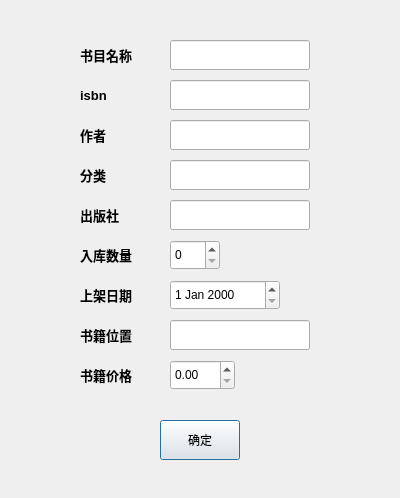
<?xml version="1.0" encoding="UTF-8"?>
<ui version="4.0">
 <class>insertBook</class>
 <widget class="QDialog" name="insertBook">
  <property name="geometry">
   <rect>
    <x>0</x>
    <y>0</y>
    <width>400</width>
    <height>498</height>
   </rect>
  </property>
  <property name="windowTitle">
   <string>书籍录入</string>
  </property>
  <widget class="QLabel" name="titleText">
   <property name="geometry">
    <rect>
     <x>80</x>
     <y>40</y>
     <width>65</width>
     <height>30</height>
    </rect>
   </property>
   <property name="font">
    <font>
     <pointsize>10</pointsize>
     <weight>75</weight>
     <bold>true</bold>
    </font>
   </property>
   <property name="text">
    <string>书目名称</string>
   </property>
  </widget>
  <widget class="QLabel" name="titleText_2">
   <property name="geometry">
    <rect>
     <x>80</x>
     <y>80</y>
     <width>65</width>
     <height>30</height>
    </rect>
   </property>
   <property name="font">
    <font>
     <pointsize>10</pointsize>
     <weight>75</weight>
     <bold>true</bold>
    </font>
   </property>
   <property name="acceptDrops">
    <bool>false</bool>
   </property>
   <property name="text">
    <string>isbn</string>
   </property>
  </widget>
  <widget class="QLabel" name="titleText_3">
   <property name="geometry">
    <rect>
     <x>80</x>
     <y>200</y>
     <width>65</width>
     <height>30</height>
    </rect>
   </property>
   <property name="font">
    <font>
     <pointsize>10</pointsize>
     <weight>75</weight>
     <bold>true</bold>
    </font>
   </property>
   <property name="text">
    <string>出版社</string>
   </property>
  </widget>
  <widget class="QLabel" name="titleText_4">
   <property name="geometry">
    <rect>
     <x>80</x>
     <y>120</y>
     <width>65</width>
     <height>30</height>
    </rect>
   </property>
   <property name="font">
    <font>
     <pointsize>10</pointsize>
     <weight>75</weight>
     <bold>true</bold>
    </font>
   </property>
   <property name="text">
    <string>作者</string>
   </property>
  </widget>
  <widget class="QLabel" name="titleText_5">
   <property name="geometry">
    <rect>
     <x>80</x>
     <y>160</y>
     <width>65</width>
     <height>30</height>
    </rect>
   </property>
   <property name="font">
    <font>
     <pointsize>10</pointsize>
     <weight>75</weight>
     <bold>true</bold>
    </font>
   </property>
   <property name="text">
    <string>分类</string>
   </property>
  </widget>
  <widget class="QLabel" name="titleText_6">
   <property name="geometry">
    <rect>
     <x>80</x>
     <y>240</y>
     <width>65</width>
     <height>30</height>
    </rect>
   </property>
   <property name="font">
    <font>
     <pointsize>10</pointsize>
     <weight>75</weight>
     <bold>true</bold>
    </font>
   </property>
   <property name="text">
    <string>入库数量</string>
   </property>
  </widget>
  <widget class="QLabel" name="titleText_7">
   <property name="geometry">
    <rect>
     <x>80</x>
     <y>280</y>
     <width>65</width>
     <height>30</height>
    </rect>
   </property>
   <property name="font">
    <font>
     <pointsize>10</pointsize>
     <weight>75</weight>
     <bold>true</bold>
    </font>
   </property>
   <property name="text">
    <string>上架日期</string>
   </property>
  </widget>
  <widget class="QLabel" name="titleText_8">
   <property name="geometry">
    <rect>
     <x>80</x>
     <y>320</y>
     <width>65</width>
     <height>30</height>
    </rect>
   </property>
   <property name="font">
    <font>
     <pointsize>10</pointsize>
     <weight>75</weight>
     <bold>true</bold>
    </font>
   </property>
   <property name="text">
    <string>书籍位置</string>
   </property>
  </widget>
  <widget class="QLabel" name="titleText_9">
   <property name="geometry">
    <rect>
     <x>80</x>
     <y>360</y>
     <width>65</width>
     <height>30</height>
    </rect>
   </property>
   <property name="font">
    <font>
     <pointsize>10</pointsize>
     <weight>75</weight>
     <bold>true</bold>
    </font>
   </property>
   <property name="acceptDrops">
    <bool>false</bool>
   </property>
   <property name="text">
    <string>书籍价格</string>
   </property>
  </widget>
  <widget class="QPushButton" name="pushButton">
   <property name="geometry">
    <rect>
     <x>160</x>
     <y>420</y>
     <width>80</width>
     <height>40</height>
    </rect>
   </property>
   <property name="text">
    <string>确定</string>
   </property>
  </widget>
  <widget class="QLineEdit" name="lineEdit">
   <property name="geometry">
    <rect>
     <x>170</x>
     <y>40</y>
     <width>140</width>
     <height>30</height>
    </rect>
   </property>
  </widget>
  <widget class="QLineEdit" name="lineEdit_2">
   <property name="geometry">
    <rect>
     <x>170</x>
     <y>120</y>
     <width>140</width>
     <height>30</height>
    </rect>
   </property>
  </widget>
  <widget class="QLineEdit" name="lineEdit_3">
   <property name="geometry">
    <rect>
     <x>170</x>
     <y>80</y>
     <width>140</width>
     <height>30</height>
    </rect>
   </property>
  </widget>
  <widget class="QLineEdit" name="lineEdit_4">
   <property name="geometry">
    <rect>
     <x>170</x>
     <y>200</y>
     <width>140</width>
     <height>30</height>
    </rect>
   </property>
  </widget>
  <widget class="QLineEdit" name="lineEdit_5">
   <property name="geometry">
    <rect>
     <x>170</x>
     <y>160</y>
     <width>140</width>
     <height>30</height>
    </rect>
   </property>
  </widget>
  <widget class="QLineEdit" name="lineEdit_6">
   <property name="geometry">
    <rect>
     <x>170</x>
     <y>320</y>
     <width>140</width>
     <height>30</height>
    </rect>
   </property>
  </widget>
  <widget class="QDateEdit" name="dateEdit">
   <property name="geometry">
    <rect>
     <x>170</x>
     <y>280</y>
     <width>110</width>
     <height>30</height>
    </rect>
   </property>
   <property name="font">
    <font>
     <weight>50</weight>
     <bold>false</bold>
    </font>
   </property>
  </widget>
  <widget class="QSpinBox" name="spinBox">
   <property name="geometry">
    <rect>
     <x>170</x>
     <y>240</y>
     <width>50</width>
     <height>30</height>
    </rect>
   </property>
  </widget>
  <widget class="QDoubleSpinBox" name="doubleSpinBox">
   <property name="geometry">
    <rect>
     <x>170</x>
     <y>360</y>
     <width>65</width>
     <height>30</height>
    </rect>
   </property>
  </widget>
 </widget>
 <resources/>
 <connections>
  <connection>
   <sender>pushButton</sender>
   <signal>clicked()</signal>
   <receiver>insertBook</receiver>
   <slot>accept()</slot>
   <hints>
    <hint type="sourcelabel">
     <x>208</x>
     <y>409</y>
    </hint>
    <hint type="destinationlabel">
     <x>304</x>
     <y>385</y>
    </hint>
   </hints>
  </connection>
 </connections>
</ui>
